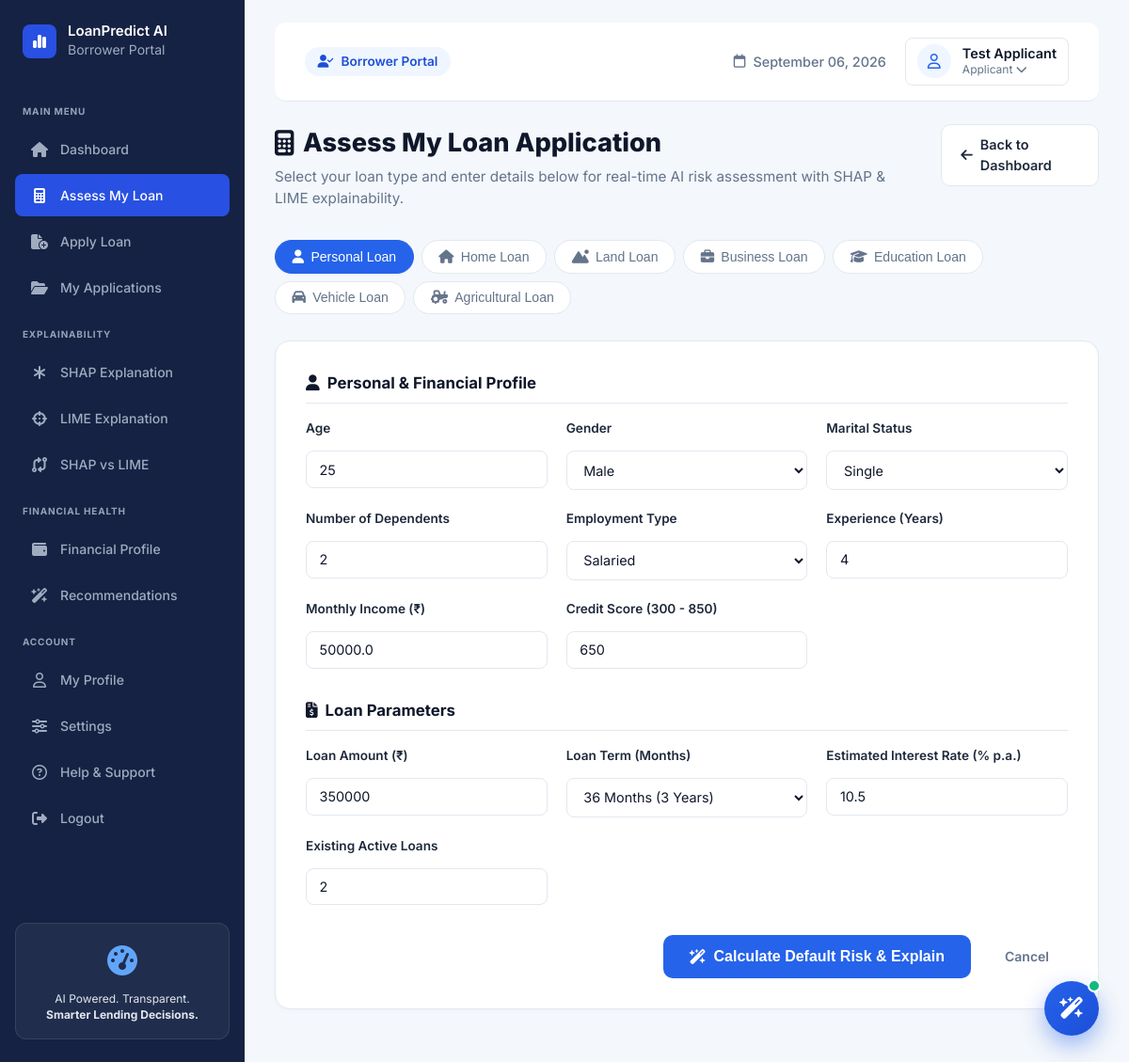
The page /user/assess (signed in) on the database its author committed.
### tables this page shows
CREATE TABLE users (
            id INTEGER PRIMARY KEY AUTOINCREMENT,
            name TEXT NOT NULL,
            email TEXT NOT NULL UNIQUE,
            password_hash TEXT NOT NULL,
            role TEXT NOT NULL CHECK(role IN ('user', 'admin')),
            phone TEXT DEFAULT '',
            avatar_url TEXT DEFAULT '',
            age INTEGER DEFAULT 32,
            gender TEXT DEFAULT 'Male',
            marital_status TEXT DEFAULT 'Married',
            number_of_dependents INTEGER DEFAULT 2,
            employment_type TEXT DEFAULT 'Salaried',
            employment_experience INTEGER DEFAULT 4,
            monthly_income REAL DEFAULT 48000.0,
            annual_income REAL DEFAULT 576000.0,
            credit_score INTEGER DEFAULT 580,
            existing_loans INTEGER DEFAULT 2,
            created_at TIMESTAMP DEFAULT CURRENT_TIMESTAMP,
            updated_at TIMESTAMP DEFAULT CURRENT_TIMESTAMP
        , monthly_expenses REAL DEFAULT 0, existing_emi REAL DEFAULT 0, assets_value REAL DEFAULT 0, liabilities_value REAL DEFAULT 0, address TEXT DEFAULT "", pan_number TEXT DEFAULT "", phone_verified INTEGER DEFAULT 0, is_active INTEGER DEFAULT 1);

### app.py (the view, shortened to what this page needs)
@app.route('/user/assess', methods=['GET', 'POST'])
@login_required
@user_required
def user_assess():
    user_id = g.current_user['id']
    user = g.current_user
    return render_template('user/user_assess.html', user=user, result=None, selected_type=request.args.get('type', 'Personal'))

### app.py (called while the page is built, shortened)
@app.before_request
def load_current_user():
    user_id = session.get('user_id')
    role = session.get('role')
    if user_id:
        user = get_user_by_id(user_id)
        g.current_user = user
        g.current_role = role
    else:
        g.current_user = None
        g.current_role = None

@app.context_processor
def inject_global_data():
    now_dt = datetime.now()
    admin_prof = {}
    try:
        admin_prof = get_admin_profile()
    except Exception:
        pass
    return {
        'now': now_dt.strftime('%B %d, %Y'),
        'now_dt': now_dt,
        'current_user': getattr(g, 'current_user', None),
        'current_role': getattr(g, 'current_role', None),
        'admin_profile': admin_prof
    }

def login_required(f):
    @wraps(f)
    def decorated_function(*args, **kwargs):
        return f(*args, **kwargs)
    return decorated_function

def user_required(f):
    @wraps(f)
    def decorated_function(*args, **kwargs):
        if not getattr(g, 'current_user', None):
            return redirect(url_for('login_user'))
        if g.current_role != 'user':
            abort(403)
        return f(*args, **kwargs)
    return decorated_function

### src/database.py (called while the page is built, shortened)
def get_db():
    os.makedirs(os.path.dirname(DB_PATH), exist_ok=True)
    conn = sqlite3.connect(DB_PATH)
    conn.row_factory = sqlite3.Row
    return conn

def get_user_by_id(user_id):
    conn = get_db()
    row = conn.execute('SELECT * FROM users WHERE id = ?', (user_id,)).fetchone()
    conn.close()
    return dict(row) if row else None

def get_admin_profile():
    conn = get_db()
    row = conn.execute('SELECT * FROM admin_profile ORDER BY id ASC LIMIT 1').fetchone()
    conn.close()
    if row:
        return dict(row)

### templates/user/user_assess.html (shortened to what this page needs)
{% extends 'user/user_base.html' %}
{% block content %}
<div class="user-page-header">
    <div class="header-info">
        <h1><i class="fa-solid fa-calculator"></i> Assess My Loan Application</h1>
        <p>Select your loan type and enter details below for real-time AI risk assessment with SHAP & LIME explainability.</p>
    </div>
    <div class="header-action">
        <a href="{{ url_for('user_dashboard') }}" class="btn-outline">
            <i class="fa-solid fa-arrow-left"></i> Back to Dashboard
        </a>
    </div>
</div>
<div class="loan-type-tabs" id="loanTypeTabs">
    <button type="button" class="loan-type-tab {% if selected_type == 'Personal' %}active{% endif %}" data-type="Personal">
        <i class="fa-solid fa-user"></i> Personal Loan
    </button>
    <button type="button" class="loan-type-tab {% if selected_type == 'Home' %}active{% endif %}" data-type="Home">
        <i class="fa-solid fa-house"></i> Home Loan
    </button>
    <button type="button" class="loan-type-tab {% if selected_type == 'Land' %}active{% endif %}" data-type="Land">
        <i class="fa-solid fa-mountain-sun"></i> Land Loan
    </button>
    <button type="button" class="loan-type-tab {% if selected_type == 'Business' %}active{% endif %}" data-type="Business">
        <i class="fa-solid fa-briefcase"></i> Business Loan
    </button>
    <button type="button" class="loan-type-tab {% if selected_type == 'Education' %}active{% endif %}" data-type="Education">
        <i class="fa-solid fa-graduation-cap"></i> Education Loan
    </button>
    <button type="button" class="loan-type-tab {% if selected_type == 'Vehicle' %}active{% endif %}" data-type="Vehicle">
        <i class="fa-solid fa-car"></i> Vehicle Loan
    </button>
    <button type="button" class="loan-type-tab {% if selected_type == 'Agricultural' %}active{% endif %}" data-type="Agricultural">
        <i class="fa-solid fa-tractor"></i> Agricultural Loan
    </button>
</div>
<div class="user-form-card">
    <form method="POST" action="{{ url_for('user_assess') }}" class="loan-assess-form" id="assessForm">
        <div class="form-section-title">
            <i class="fa-solid fa-user"></i> Personal & Financial Profile
        </div>
        <div class="form-grid">
            <div class="form-group">
                <label for="age">Age</label>
                <input type="number" name="age" id="age" value="{{ user.age if user and user.age else 30 }}" min="18" max="100" required>
            </div>
            <div class="form-group">
                <label for="gender">Gender</label>
                <select name="gender" id="gender" required>
                    <option value="Male" {% if user and user.gender == 'Male' %}selected{% endif %}>Male</option>
                </select>
            </div>
            <div class="form-group">
                <label for="marital_status">Marital Status</label>
                <select name="marital_status" id="marital_status" required>
                    <option value="Single" {% if user and user.marital_status == 'Single' %}selected{% endif %}>Single</option>
                </select>
            </div>
            <div class="form-group">
                <label for="number_of_dependents">Number of Dependents</label>
                <input type="number" name="number_of_dependents" id="number_of_dependents" value="{{ user.number_of_dependents if user and user.number_of_dependents is not none else 0 }}" min="0" max="10" required>
            </div>
            <div class="form-group">
                <label for="employment_type">Employment Type</label>
                <select name="employment_type" id="employment_type" required>
                    <option value="Salaried" {% if user and user.employment_type == 'Salaried' %}selected{% endif %}>Salaried</option>
                </select>
            </div>
            <div class="form-group">
                <label for="employment_experience">Experience (Years)</label>
                <input type="number" name="employment_experience" id="employment_experience" value="{{ user.employment_experience if user and user.employment_experience else 3 }}" min="0" max="50" required>
            </div>
            <div class="form-group">
                <label for="monthly_income">Monthly Income (₹)</label>
                <input type="number" name="monthly_income" id="monthly_income" value="{{ user.monthly_income if user and user.monthly_income else 55000 }}" min="5000" step="1000" required>
            </div>
            <div class="form-group">
                <label for="credit_score">Credit Score (300 - 850)</label>
                <input type="number" name="credit_score" id="credit_score" value="{{ user.credit_score if user and user.credit_score else 720 }}" min="300" max="850" required>
            </div>
        </div>
        <div class="form-section-title" style="margin-top: 2rem;">
            <i class="fa-solid fa-file-invoice-dollar"></i> Loan Parameters
        </div>
        <div class="form-grid">
            <div class="form-group">
                <label for="loan_amount">Loan Amount (₹)</label>
                <input type="number" name="loan_amount" id="loan_amount" value="350000" min="10000" max="50000000" step="10000" required>
            </div>
            <div class="form-group">
                <label for="loan_term">Loan Term (Months)</label>
                <select name="loan_term" id="loan_term" required>
                    <option value="36" selected>36 Months (3 Years)</option>
                </select>
            </div>
            <div class="form-group">
                <label for="interest_rate">Estimated Interest Rate (% p.a.)</label>
                <input type="number" name="interest_rate" id="interest_rate" value="10.5" min="1" max="36" step="0.1" required>
            </div>
            <div class="form-group">
                <label for="existing_loans">Existing Active Loans</label>
                <input type="number" name="existing_loans" id="existing_loans" value="{{ user.existing_loans if user and user.existing_loans is not none else 0 }}" min="0" max="10" required>
            </div>
        </div>
        <div class="form-actions" style="margin-top: 2rem;">
            <button type="submit" class="btn-primary btn-large">
                <i class="fa-solid fa-wand-magic-sparkles"></i> Calculate Default Risk & Explain
            </button>
            <a href="{{ url_for('user_dashboard') }}" class="btn-cancel">Cancel</a>
        </div>
    </form>
</div>
{% endblock %}

### templates/user/user_base.html (shortened to what this page needs)
<!DOCTYPE html>
<html lang="en">
<head>
    <link rel="stylesheet" href="https://cdnjs.cloudflare.com/ajax/libs/font-awesome/6.5.1/css/all.min.css">
    <link rel="stylesheet" href="{{ url_for('static', filename='css/style.css') }}">
    <link rel="stylesheet" href="{{ url_for('static', filename='css/user_dashboard.css') }}">
</head>
<body>
    <div class="app-container">
        <aside class="sidebar" id="sidebar">
            <div class="sidebar-header">
                <div class="logo-icon">
                    <i class="fa-solid fa-chart-simple"></i>
                </div>
                <div class="logo-text">
                    <h2>LoanPredict AI</h2>
                    <span class="subtext">Borrower Portal</span>
                </div>
            </div>
            <nav class="sidebar-nav">
                <div class="nav-section-label">MAIN MENU</div>
                <a href="{{ url_for('user_dashboard') }}" class="nav-item {% if request.endpoint == 'user_dashboard' %}active{% endif %}">
                    <i class="fa-solid fa-house"></i>
                    <span>Dashboard</span>
                </a>
                <a href="{{ url_for('user_assess') }}" class="nav-item {% if request.endpoint == 'user_assess' %}active{% endif %}">
                    <i class="fa-solid fa-calculator"></i>
                    <span>Assess My Loan</span>
                </a>
                <a href="{{ url_for('user_apply_loan') }}" class="nav-item {% if request.endpoint == 'user_apply_loan' %}active{% endif %}">
                    <i class="fa-solid fa-file-circle-plus"></i>
                    <span>Apply Loan</span>
                </a>
                <a href="{{ url_for('user_applications') }}" class="nav-item {% if request.endpoint in ['user_applications', 'user_application_detail'] %}active{% endif %}">
                    <i class="fa-solid fa-folder-open"></i>
                    <span>My Applications</span>
                </a>
                <div class="nav-section-label">EXPLAINABILITY</div>
                <a href="{{ url_for('user_shap_page') }}" class="nav-item {% if request.endpoint == 'user_shap_page' %}active{% endif %}">
                    <i class="fa-solid fa-asterisk"></i>
                    <span>SHAP Explanation</span>
                </a>
                <a href="{{ url_for('user_lime_page') }}" class="nav-item {% if request.endpoint == 'user_lime_page' %}active{% endif %}">
                    <i class="fa-solid fa-crosshairs"></i>
                    <span>LIME Explanation</span>
                </a>
                <a href="{{ url_for('user_comparison_page') }}" class="nav-item {% if request.endpoint == 'user_comparison_page' %}active{% endif %}">
                    <i class="fa-solid fa-code-compare"></i>
                    <span>SHAP vs LIME</span>
                </a>
                <div class="nav-section-label">FINANCIAL HEALTH</div>
                <a href="{{ url_for('user_financial_profile') }}" class="nav-item {% if request.endpoint == 'user_financial_profile' %}active{% endif %}">
                    <i class="fa-solid fa-wallet"></i>
                    <span>Financial Profile</span>
                </a>
                <a href="{{ url_for('user_recommendations') }}" class="nav-item {% if request.endpoint == 'user_recommendations' %}active{% endif %}">
                    <i class="fa-solid fa-wand-magic-sparkles"></i>
                    <span>Recommendations</span>
                </a>
                <div class="nav-section-label">ACCOUNT</div>
                <a href="{{ url_for('user_profile') }}" class="nav-item {% if request.endpoint == 'user_profile' %}active{% endif %}">
                    <i class="fa-regular fa-user"></i>
                    <span>My Profile</span>
                </a>
                <a href="{{ url_for('user_settings') }}" class="nav-item {% if request.endpoint == 'user_settings' %}active{% endif %}">
                    <i class="fa-solid fa-sliders"></i>
                    <span>Settings</span>
                </a>
                <a href="{{ url_for('user_support') }}" class="nav-item {% if request.endpoint == 'user_support' %}active{% endif %}">
                    <i class="fa-regular fa-circle-question"></i>
                    <span>Help & Support</span>
                </a>
                <a href="{{ url_for('logout') }}" class="nav-item">
                    <i class="fa-solid fa-right-from-bracket"></i>
                    <span>Logout</span>
                </a>
            </nav>
            <div class="sidebar-footer">
                <div class="footer-card">
                    <div class="footer-badge-icon">
                        <div class="gauge-graphic">
                            <i class="fa-solid fa-gauge-high"></i>
                        </div>
                    </div>
                    <p class="footer-text">AI Powered. Transparent.<br><strong>Smarter Lending Decisions.</strong></p>
                </div>
            </div>
        </aside>
        <main class="main-content" id="mainContent">
            <header class="user-topbar">
                <div class="topbar-left">
                    <span class="portal-badge"><i class="fa-solid fa-user-check"></i> Borrower Portal</span>
                </div>
                <div class="topbar-right">
                    <div class="date-badge">
                        <i class="fa-regular fa-calendar"></i>
                        <span>{{ now }}</span>
                    </div>
                    <div class="user-profile-dropdown" id="userPortalDropdown">
                        <div class="user-profile" id="userPortalProfileTrigger" tabindex="0">
                            <div class="avatar bg-blue"><i class="fa-regular fa-user"></i></div>
                            <div class="user-info">
                                <span class="user-name">{{ current_user.name if current_user else 'Borrower' }}</span>
                                <span class="user-role">Applicant <i class="fa-solid fa-chevron-down"></i></span>
                            </div>
                        </div>
                    </div>
                </div>
            </header>
            {% block content %}
            {% endblock %}
        </main>
    </div>
    <button type="button" class="ai-chat-launcher" id="aiChatLauncher" aria-label="Open AI Loan Assistant">
        <i class="fa-solid fa-wand-magic-sparkles" id="aiChatIcon"></i>
        <span class="chat-launcher-badge"></span>
    </button>
</body>
</html>

### rows shown on the page
users: name "Test Applicant", age "25", gender "Male", marital_status "Single", number_of_dependents "2", employment_type "Salaried", employment_experience "4", monthly_income "50000.0", credit_score "650", existing_loans "2"

### other values the page prints
{{ now }} "September 06, 2026"
